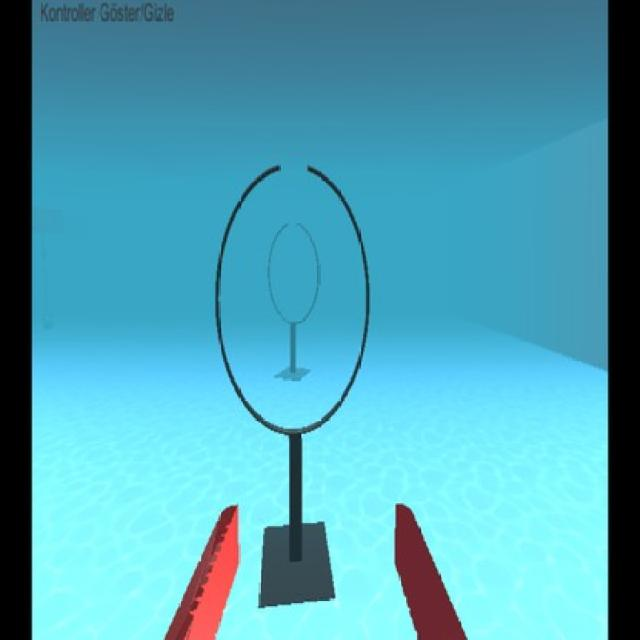
#> input picture dataset/ellipse_recognition/images/train/0006_resized_jpg.rf.554dc49a413107249d84d4882bd94e65.jpg, 640 x 640 px, given as the content of the folder img, which was not available
$ python create_ultralytics_dataset.py
#> lines starting #> are read from the running program, lines starting #| are printed output that depends on the picture
#> the answer given: 3
#> the answer given: 3
### bb_tools.py
import numpy as np
import matplotlib.pyplot as plt
from matplotlib.lines import Line2D
from matplotlib.patches import Polygon
from matplotlib.widgets import Button

def bb_picker(image, normalize=False):
    """
    Interactive picker for rotated rectangle on an image.

    Args:
        image (str or array-like): Path to image file or image array.
        normalize (bool): If True, returns coordinates and sizes normalized to [0,1] by image width/height.

    Returns:
        corners (list of (x, y)): The 4 rectangle corners in order [p0, p1, p2, p3].
            If normalize=True, coordinates are in [0,1], else in pixel coordinates.
        width (float): Length of side 1. Normalized if normalize=True.
        height (float): Length of side 2. Normalized if normalize=True.
        angle (float): Rotation angle in degrees from horizontal.
    """
#> called with normalize = True
    # Load image if filename given
    if isinstance(image, str):
        img = plt.imread(image)
#> img is the input picture: shape (640, 640, 3); mean R, G, B 79.1, 163.7, 183
    else:
        img = image

    img_h, img_w = img.shape[0], img.shape[1]
#> img_h = 640; img_w = 640

    fig, ax = plt.subplots(figsize=(20, 20))
    ax.imshow(img, origin='upper')  # top-left origin
    ax.set_xlim(0, img_w)
    ax.set_ylim(img_h, 0)
    ax.set_aspect('equal')

    # State variables
    angle = 0.0  # in degrees
    mode = 'init'  # init, drawing, edit
    p0 = None
    width = 0.0
    height = 0.0
    u_dir = np.array([1.0, 0.0])
    v_dir = np.array([0.0, 1.0])

    # Artists
    cross1 = Line2D([], [], lw=1, color='cyan')
    cross2 = Line2D([], [], lw=1, color='red')
    ax.add_line(cross1)
    ax.add_line(cross2)

    rect = Polygon([[0, 0]], closed=True, fill=False, lw=2, color='yellow')
    ax.add_patch(rect)

    handles = ax.scatter([], [], s=100, color='red', picker=5)

    # Finish Button
    ax_button = plt.axes([0.85, 0.92, 0.1, 0.05])
    btn = Button(ax_button, 'Fertig')

    dragging = None  # None, 'corner1', 'corner2'

    # [85 lines left out: functions update_cross, update_rectangle, on_move, on_scroll, on_click, on_press, not called in this run]

    def on_release(event):
        nonlocal dragging
        dragging = None

    def on_finish(event):
        plt.close(fig)

    # Event connections
    fig.canvas.mpl_connect('motion_notify_event', on_move)
    fig.canvas.mpl_connect('scroll_event', on_scroll)
    fig.canvas.mpl_connect('button_press_event', on_click)
    fig.canvas.mpl_connect('button_press_event', on_press)
    fig.canvas.mpl_connect('button_release_event', on_release)
    btn.on_clicked(on_finish)

    plt.show()
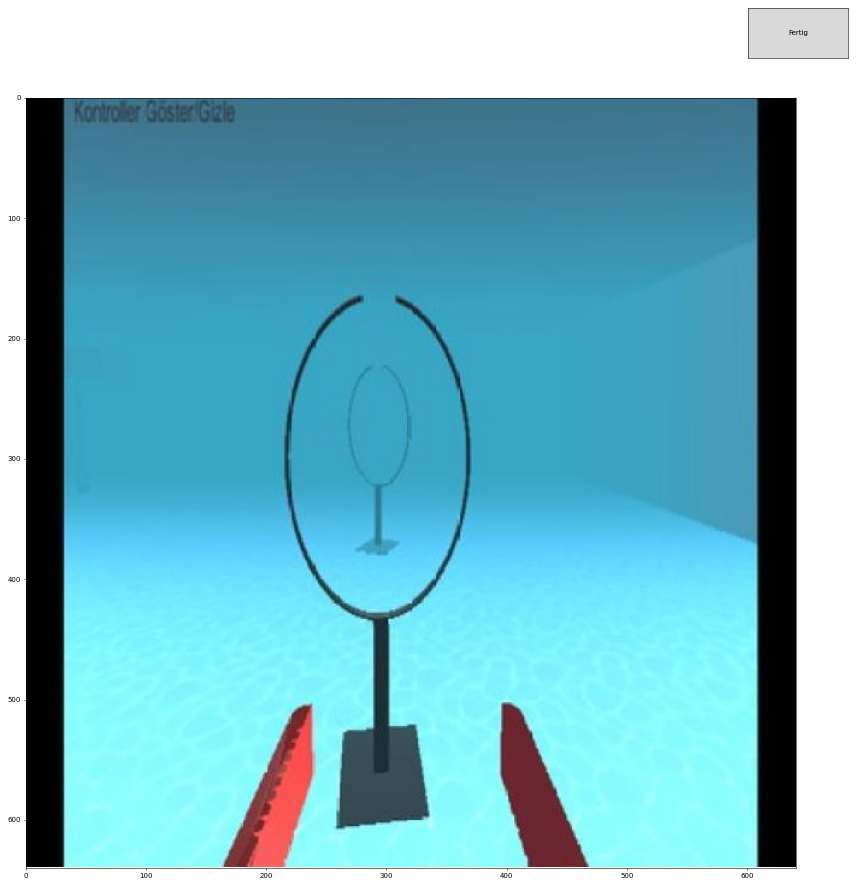
#> figure drawn by matplotlib, 1 panel

    # Final geometry
#> (the run stopped early here; a loop or call above may not have finished)

$ run again, on dataset/ellipse_recognition/images/val/0036_resized_jpg.rf.d10efb7bc1961107f5f064576984ff0a.jpg
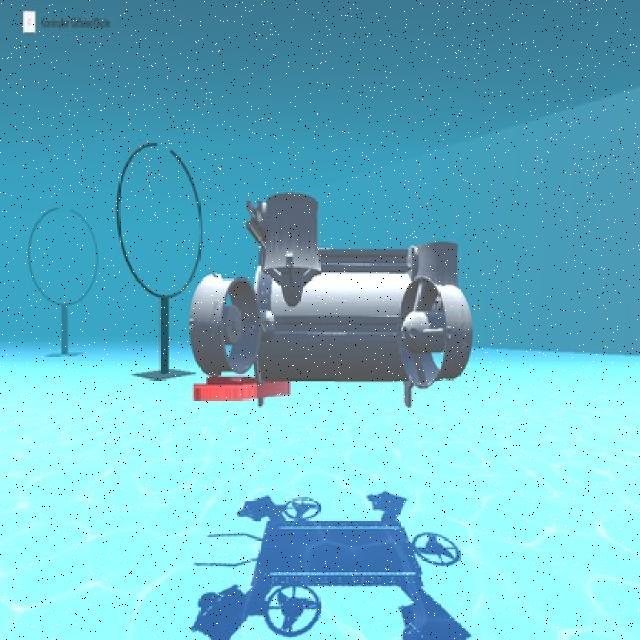
#> input picture dataset/ellipse_recognition/images/val/0036_resized_jpg.rf.d10efb7bc1961107f5f064576984ff0a.jpg, 640 x 640 px, given as the content of the folder img, which was not available
#> in bb_picker, img is the input picture: shape (640, 640, 3); mean R, G, B 104.3, 183, 200.7
#> in bb_picker, `plt.show()`:
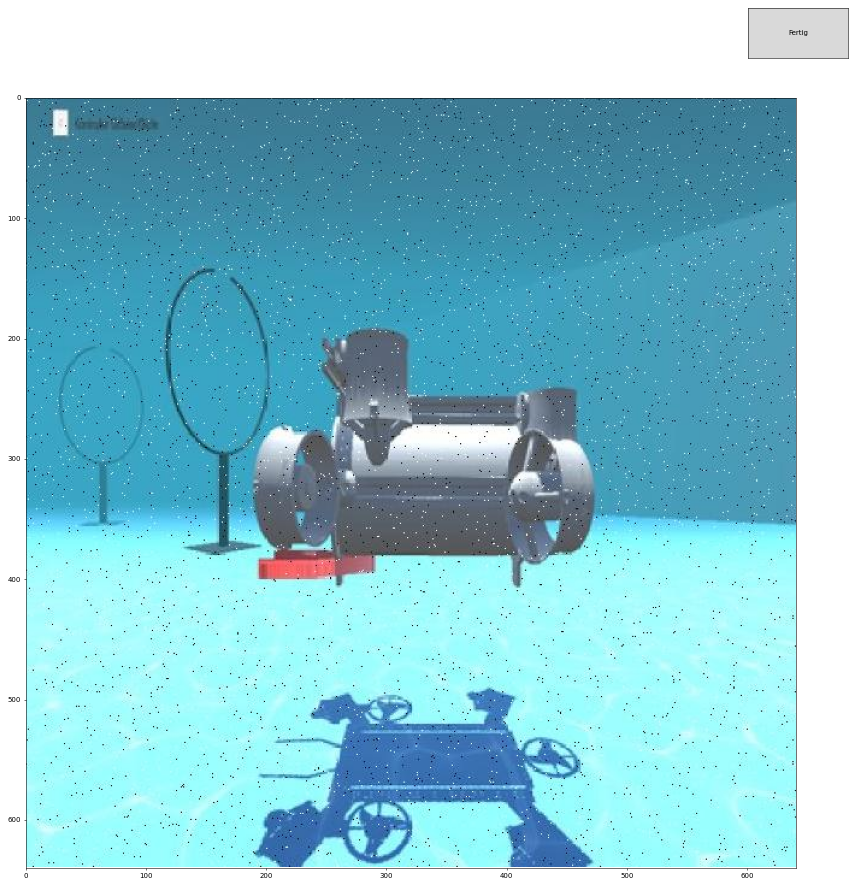
#> figure drawn by matplotlib, 1 panel
